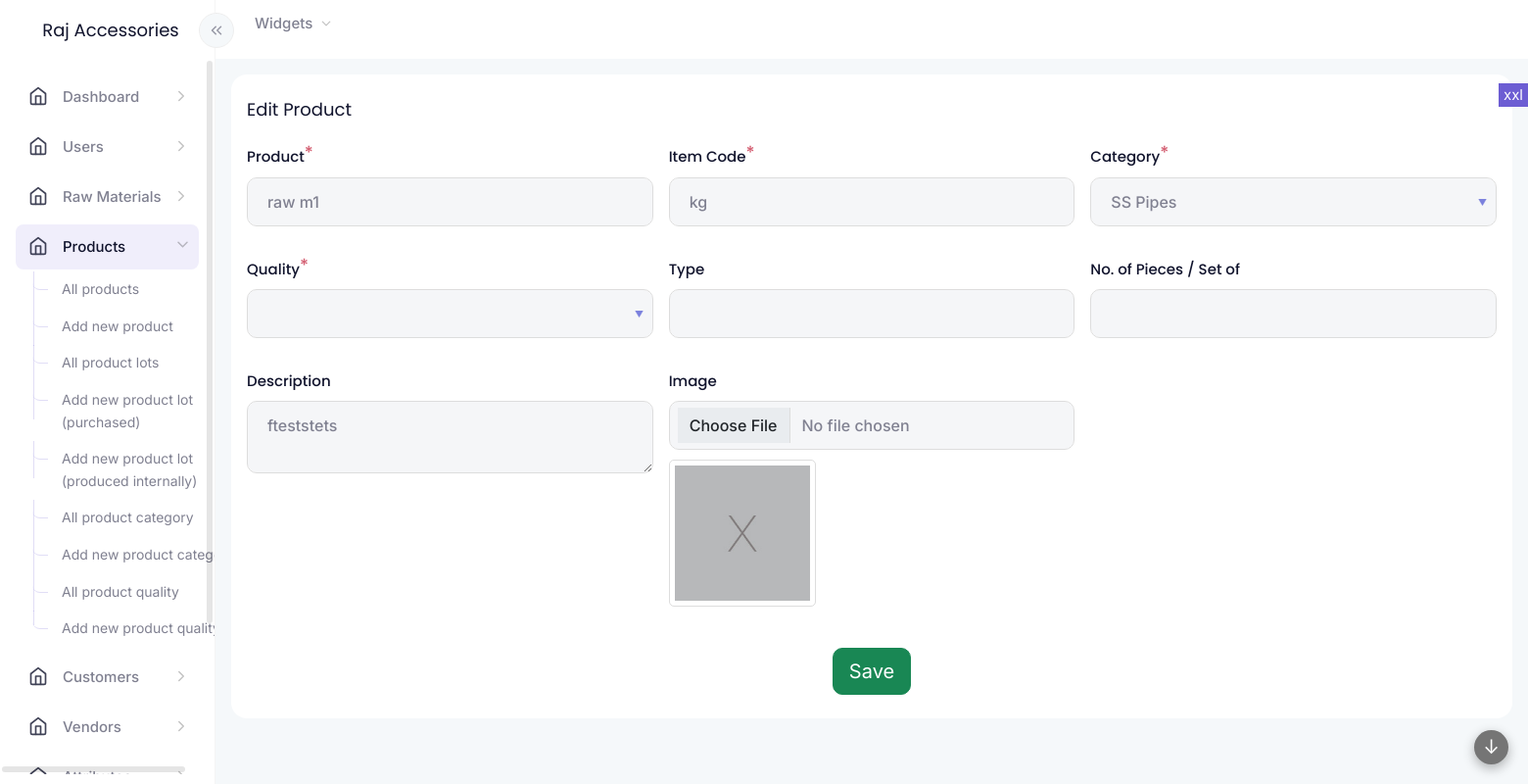
The page /modules/products/product-form.php?id=11 (signed in) on the database its author committed.
### tables this page shows
CREATE TABLE IF NOT EXISTS `products` (
  `id` int NOT NULL AUTO_INCREMENT,
  `product` varchar(255) NOT NULL,
  `code` varchar(100) NOT NULL,
  `description` text NOT NULL,
  `category` varchar(200) DEFAULT NULL,
  `image` int NOT NULL,
  `quality` varchar(200) DEFAULT NULL,
  `type` varchar(255) DEFAULT NULL,
  `pieces` int DEFAULT NULL,
  `auth_user` int NOT NULL,
  `updated` int NOT NULL,
  `created` varchar(35) DEFAULT NULL,
  PRIMARY KEY (`id`)
);

### lib/functions.php (the view, shortened to what this page needs)
<?php
function get_data($table, $query, $cols, $order = '', $limit = '')
{
    global $conn;
    if (is_numeric($query)) {
        $where = "id='" . $query . "'";
        $singlearr = true;
    } else {
        $where = $query;
        $singlearr = false;
    }
    $condition = ' ' . $where . ' ';
    $ret = [];
    $sql =
        ' SELECT ' .
        $cols .
        ' FROM ' .
        $table .
        ' ' .
        $condition .
        ' ' .
        $order .
        ' ' .
        $limit .
        ' ';
    $querystr = $conn->query($sql);
    $totrows = mysqli_num_rows($querystr);
    if ($totrows > 0) {
        $inc = 0;
        while ($result = mysqli_fetch_object($querystr)) {
            foreach ($result as $key => $value) {
                if ($singlearr) {
                    $ret[$key] = $value;
                } else {
                    $ret[$inc][$key] = $value;
                }
            }
            $inc = $inc + 1;
        }
    }
    return $ret;
}
function get_value($data, $key)
{
    if (isset($data[$key]) && is_array($data)) {
        return $data[$key];
    } else {
        return '';
    }
}
function select_attribute_options($arr, $sel)
{
    $ret = "<option value=''></option>";
    foreach ($arr as $key => $value) {
        $selected = '';
        if (is_array($sel)) {
            if (in_array($key, $sel)) {
                $selected = 'selected';
            }
        } else {
            if ($key == $sel) {
                $selected = 'selected';
            }
        }
        $ret .= "<option value='" . $key . "' " . $selected . " data-color='" . $value["color"] . "'>" . $value["attribute"] . "</option>";
    }
    return $ret;
}
function get_attributes_arr($cat)
{
    $colors = [
        'accent1',
        'accent2',
        'accent3',
        'warning',
        'info',
        'primary',
        'success',
        'danger'
    ];
    $arr = [];
    if ($cat != "") {
        $fetch_arr = fetch_data(["table" => "attributes", "columns" => "id, color, attribute, code", "condition" => " category = '" . $cat . "' AND active = 'yes' ", "order" => "attribute ASC", "limit" => ""]);
        foreach ($fetch_arr as $lk => $lv) {
            if($lv["color"] == NULL || $lv["color"] == ""){
                $lv["color"] = $color = $colors[$lv["id"] % count($colors)];
            }
            $arr[$lv["code"]] = $lv;
        }
    }
    return $arr;
}

### common/functions.php (shortened to what this page needs)
<?php
function widget_start($title = "", $class = "", $widget_title_class = "", $widget_wrapper_class = "", $options = "", $widget_options_class = "")
{
    echo '<div class="widgetwrapper col d-flex align-items-start  px-2 py-0 ' . $class . ' ">
 <div class="widget container-fluid py-4 px-3 overhide ' . $widget_wrapper_class . '">';
    if ($title != "") {
        echo "<div class='widget-title " . $widget_title_class . "'>";
        echo $title;
        echo "</div>";
    }
}
function widget_end()
{
    echo "</div>
 </div>";
}
?>
<?php
function form_field($vars, $data)
{
    $s = "";
    if ($vars["type"] == "submit") {
        $s = '<div class="' . $vars["class"] . '">';
        $s .= '<input type="submit" name="' . $vars["key"] . '" value="' . $vars["name"] . '" class="btn btn-success btn-lg">';
        $s .= '</div>';
    }
    else {
        $show_as_field = true;
        if ($show_as_field) {
            $parent_class = "";
            $s = '<div class="' . $vars["class"] . ' ' . $parent_class . '"><label for="' . $vars["key"] . '" class="form-label">' . $vars["name"] . '';
            $required = (isset($vars["required"]) && $vars["required"] == true) ? true : false;
            if ($required) {
                $s .= '<sup>*</sup>';
            }
            $s .= '</label>';
        }
        if ($vars["type"] == "text") {
            $s .= '<input type="text" class="form-control" name="' . $vars["key"] . '" id="' . $vars["key"] . '" value="' . get_value($data, $vars["key"]) . '" ' . ($required ? "required" : "") . '>';
            $s .= '<div class="invalid-feedback">Incorrect ' . $vars["name"] . ' value</div>';
        }
        else if ($vars["type"] == "hidden") {
            $s .= '<input type="hidden" class="form-control" name="' . $vars["key"] . '" id="' . $vars["key"] . '" value="' . get_value($data, $vars["key"]) . '" ' . '>';
        }
        else if ($vars["type"] == "textarea") {
            $s .= '<textarea class="form-control" name="' . $vars["key"] . '" id="' . $vars["key"] . '" ' . ($required ? "required" : "") . '>' . get_value($data, $vars["key"]) . '</textarea>';
            $s .= '<div class="invalid-feedback">Incorrect ' . $vars["name"] . ' value</div>';
        }
        else if ($vars["type"] == "number") {
            $s .= '<input type="number" class="form-control" name="' . $vars["key"] . '" id="' . $vars["key"] . '" value="' . get_value($data, $vars["key"]) . '" ' . ($required ? "required" : "") . '>';
            $s .= '<div class="invalid-feedback">Incorrect ' . $vars["name"] . ' value</div>';
        }
        else if ($vars["type"] == "select-attribute") {
            $s .= '<select class="form-control" name="' . $vars["key"] . '" id="' . $vars["key"] . '" ' . ($required ? "required" : "") . '>';
            $sel = get_value($data, $vars["key"]);
            $s .= select_attribute_options($vars["attributes"], $sel);
            $s .= '</select><div class="invalid-feedback">Incorrect ' . $vars["name"] . ' value</div>';
        }
        else if ($vars["type"] == "image-file") {
            $s .= '<input type="file" class="form-control" name="' . $vars["key"] . '" id="' . $vars["key"] . '" ' . ($required ? "required" : "") . '>';
            $s .= '<div class="invalid-feedback">Invalid ' . $vars["name"] . '</div>';
            if (isset($data[$vars["key"]])) {
                if (is_array($data[$vars["key"]]) && isset($data[$vars["key"]][0])) {
                    $imgarr = $data[$vars["key"]][0];
                    $urlpath = "";
                    $fullpath = $imgarr["name"];
                    $filetype = get_filetype($imgarr["type"]);
                    if ($filetype == "image" && isset($vars["display_size"]) && $vars["display_size"] != "") {
                        $urlpath = isset($imgarr[$vars["display_size"]]) ? $imgarr[$vars["display_size"]] : $imgarr["thumb"];
                    }
                    else {
                        $urlpath = "assets/images/file/" . $filetype . ".svg";
                    }
                    if (!file_exists(ROOT_DIR . "/" . $urlpath)) {
                        $urlpath = "assets/images/file/file.svg";
                    }
                    if (file_exists(ROOT_DIR . "/" . $fullpath)) {
                        $s .= "<a href='" . ROOT_PATH . "/" . $fullpath . "' target='_blank'><img src='" . ROOT_PATH . "/" . $urlpath . "' class='form-imgbox'></a>";
                    }
                    else {
                        $s .= "<img src='" . ROOT_PATH . "/assets/images/notfound.jpg' class='form-imgbox'>";
                    }
                }
            }
        }
        if ($show_as_field) {
            $s .= '</div>';
        }
    }
    return $s;
}
function module_get_data($table, $id)
{
    $data = [];
    $data['mode'] = 'new';
    if ($id != "") {
        $get = get_data($table, 'WHERE id=' . $id . '', '*');
        if (sizeof($get) > 0) {
            $data = $get[0];
        }
        $data['mode'] = 'update';
    }
    return $data;
}
function fetch_data($vars)
{
    global $conn;
    $table = $vars["table"];
    $cols = $vars["columns"];
    $order = $vars["order"];
    $limit = $vars["limit"];
    $condition = $vars["condition"];
    if ($condition != "") {
        $condition = " WHERE " . $condition;
    }
    if (trim($order) != '') {
        if (strpos($order, " DESC") !== false || strpos($order, " ASC") !== false) {
            $order = ' ORDER BY ' . trim($order) . ' ';
        } else {
            $order = ' ORDER BY ' . trim($order) . ' ASC ';
        }
    }
    $ret = [];
    $sql = ' SELECT ' . $cols . ' FROM ' . $table . ' ' . $condition . ' ' . $order . ' ' . $limit . ' ';
    $querystr = $conn->query($sql);
    $totrows = mysqli_num_rows($querystr);
    if ($totrows > 0) {
        $inc = 0;
        while ($result = mysqli_fetch_object($querystr)) {
            foreach ($result as $key => $value) {
                $ret[$inc][$key] = $value;
            }
            $inc = $inc + 1;
        }
    }
    return $ret;
}

### assets/css/variables.css (style rules this page uses)
:root { --primary-color: #6c5dd3; --accent1-color: #5dc1d3; --accent2-color: #d3845d; --accent3-color: #5dd3be; --success-color: #31a766; --warning-color: #d3be5d; --danger-color: #d35d70; --info-color: #5d97d3; --bs-primary-rgb: 108,93,211; --bs-accent1-rgb: 93,193,211; --bs-accent2-rgb: 211,132,93; --bs-accent3-rgb: 93,211,190; --bs-success-rgb: 49, 167, 102; --bs-warning-rgb: 211,190,93; --bs-danger-rgb: 211,93,112; --bs-info-rgb: 93,151,211; --primary-color-10: #f0eefb; --bg-color: #f5f8fa; --heading-color: #11142d; --large-heading-color: #323552; --heading-font: 'Poppins', sans-serif; --text-color: #808191; --text-font: 'Inter', sans-serif; --br: 16px; --lightgrey-color: #bdbdbd; --form-bg: #f5f6f8; --widget-bg-color: #ffffff; --widget-border-color: transparent; }

### assets/css/layout.css (style rules this page uses)
:root { --side-nav-width: 220px; }

### assets/css/style.css (style rules this page uses)
body { min-height: 100vh; min-height: -webkit-fill-available; }
html { height: -webkit-fill-available; }
body { min-width: 375px; font-family: var(--text-font); font-size: 15px; line-height: 1.618; -webkit-font-smoothing: antialiased; -moz-osx-font-smoothing: grayscale; color: var(--text-color); background-color: var(--bg-color); overflow: hidden; max-width: 100%; width: 100%; }
.widget-title { font-family: var(--heading-font); font-size: 18px; line-height: 1.33333; color: var(--heading-color); margin-bottom: 0px; float: left; }
.overhide { overflow: hidden; }
.widget { background-color: var(--widget-bg-color); border-radius: var(--br); border-color: var(--widget-border-color); }
.form-imgbox { height: 150px; width: auto; display: inline-block; border: 1px solid #ddd; border-radius: 5px; padding: 5px; margin: 10px 0; }

### assets/css/form.css (style rules this page uses)
.form-label sup { color: var(--danger-color); font-size: 18px; position: relative; top: -3px; }
.form-select, .form-control { border: 1px solid #dddddd; background-color: var(--form-bg); padding: 12px 20px; border-radius: 10px; color: var(--text-color); font-weight: 500; }
.form-label { font-weight: 500; color: var(--heading-color); font-family: var(--heading-font); }
.btn { border-radius: 10px; }
select.form-control { background-image: url(../images/sort_desc.png) !important; background-repeat: no-repeat; background-position: 99% 40%; }

### rows shown on the page
products: product "raw m1", code "kg", description "fteststets"

### other values the page prints
$title "Edit Product"
$vars["name"] "Product Item Code Category Quality Type No. of Pieces / Set of Description Image"
form field category "SS Pipes"
